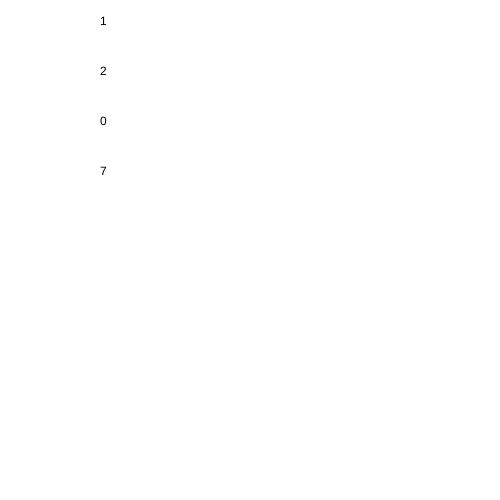
Frame 1 (no input)
Frame 60 (no input): identical to frame 1, image omitted
Frame 120 (the mouse pressed at the canvas centre since frame 60): identical to frame 1, image omitted

The p5.js sketch that drew this single still picture (run headless with seeded random() and noise() and a simulated clock; from frame 60 on, the mouse is pressed at the canvas centre):

// p5.js sketch
// ── sketch.js
function setup() {
  createCanvas(500, 500);
  background(255)
  var nums = [1, 2, 3];
  append(nums, 7);
  nums[2] = 0;
  for (i = 0; i < nums.length; i++) {
    text(nums[i], 100, 25 + 50 * i);
  }
}

function draw() {
  
}
